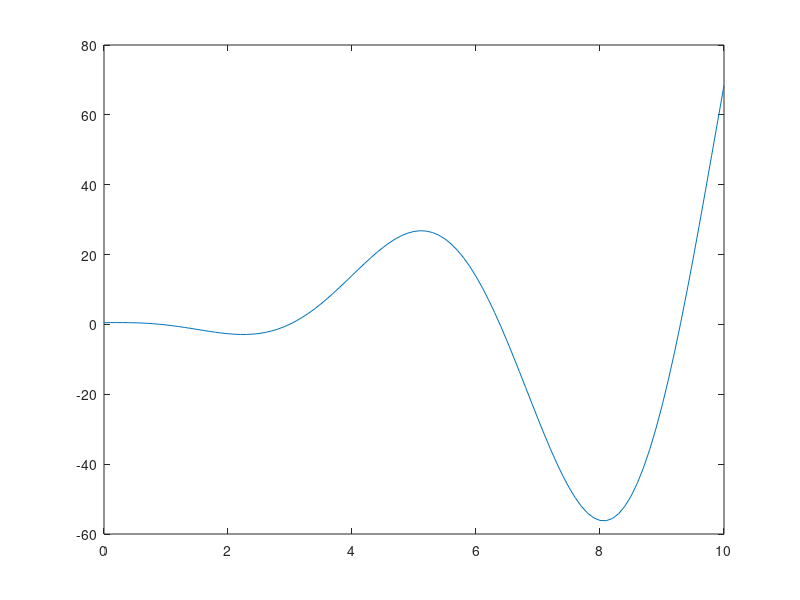

MATLAB code for this plot:
x = 0 : 0.1 : 10;
y = 0.5 * exp(x ./ 3) - x .* x .* sin(x);
% x為變數時需要點(.) 才能，乘法（.*）、元素右除（./）
plot(x, y);